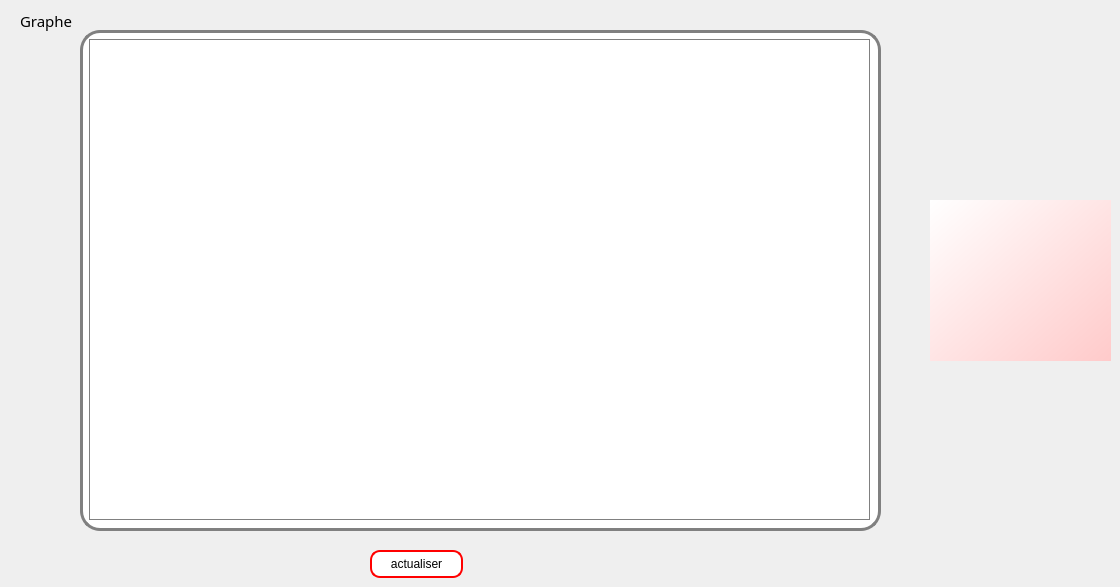
       <widget class="QWidget" name="tab_8">
        <attribute name="icon">
         <iconset resource="images.qrc">
          <normaloff>:/images/icons8-statistiques-100.png</normaloff>:/images/icons8-statistiques-100.png</iconset>
        </attribute>
        <attribute name="title">
         <string>graphe</string>
        </attribute>
        <widget class="QFrame" name="frame_6">
         <property name="geometry">
          <rect>
           <x>80</x>
           <y>30</y>
           <width>801</width>
           <height>501</height>
          </rect>
         </property>
         <property name="styleSheet">
          <string notr="true">background-color: rgb(255, 255, 255);
font: 30pt &quot;Impact&quot;;
color: rgb(255, 0, 4);


border: 3px solid gray;
border-radius: 20px;
background: white;</string>
         </property>
         <property name="frameShape">
          <enum>QFrame::StyledPanel</enum>
         </property>
         <property name="frameShadow">
          <enum>QFrame::Raised</enum>
         </property>
         <widget class="QFrame" name="graphe1">
          <property name="geometry">
           <rect>
            <x>9</x>
            <y>9</y>
            <width>781</width>
            <height>481</height>
           </rect>
          </property>
          <property name="styleSheet">
           <string notr="true">background-color: rgb(255, 255, 255);
font: 30pt &quot;Impact&quot;;
color: rgb(255, 0, 4);


border: 1px solid gray;
border-radius: 0px;
background: white;</string>
          </property>
          <layout class="QHBoxLayout" name="horizontalLayout">
           <item>
            <layout class="QHBoxLayout" name="graphe"/>
           </item>
          </layout>
         </widget>
        </widget>
        <widget class="QFrame" name="frame_7">
         <property name="geometry">
          <rect>
           <x>930</x>
           <y>200</y>
           <width>181</width>
           <height>161</height>
          </rect>
         </property>
         <property name="styleSheet">
          <string notr="true">image: url(:/images/icons8-statistiques-100.png);
background-color: qlineargradient(spread:pad, x1:0, y1:0, x2:1, y2:1, stop:0 rgba(255, 255, 255, 255), stop:1 rgba(255, 202, 202, 255));

border:0px solid red;
</string>
         </property>
         <property name="frameShape">
          <enum>QFrame::StyledPanel</enum>
         </property>
         <property name="frameShadow">
          <enum>QFrame::Raised</enum>
         </property>
        </widget>
        <widget class="QLabel" name="label_10">
         <property name="geometry">
          <rect>
           <x>20</x>
           <y>10</y>
           <width>161</width>
           <height>21</height>
          </rect>
         </property>
         <property name="font">
          <font>
           <family>Arial Rounded MT Bold</family>
           <pointsize>11</pointsize>
           <weight>50</weight>
           <italic>false</italic>
           <bold>false</bold>
          </font>
         </property>
         <property name="styleSheet">
          <string notr="true">font: 11pt &quot;Arial Rounded MT Bold&quot;;
border:0px solid red;
</string>
         </property>
         <property name="text">
          <string>Graphe</string>
         </property>
        </widget>
        <widget class="QPushButton" name="graphebouton">
         <property name="geometry">
          <rect>
           <x>370</x>
           <y>550</y>
           <width>93</width>
           <height>28</height>
          </rect>
         </property>
         <property name="styleSheet">
          <string notr="true">QPushButton {
background-color: rgb(255, 255, 255);
color: rgb(0, 0, 0);
border-radius: 10px;
/*border-width: 3px;*/
   /* border-color: #E80F88;
    border-style: solid;*/
border: 2px solid red;
   /* border-radius: 10;*/
   /* padding: 4px;*/
    font-size: 12px;
    padding-left: 5px;
    padding-right: 5px;

}


QPushButton:hover {
background-color: qlineargradient(spread:pad, x1:0, y1:0, x2:0, y2:1, stop:0 rgb(200, 200, 255), stop:1 rgb(200, 200, 255));
color: rgb(255, 255, 255);
 border-color: #AF0171;
}</string>
         </property>
         <property name="text">
          <string>actualiser</string>
         </property>
        </widget>
       </widget>
